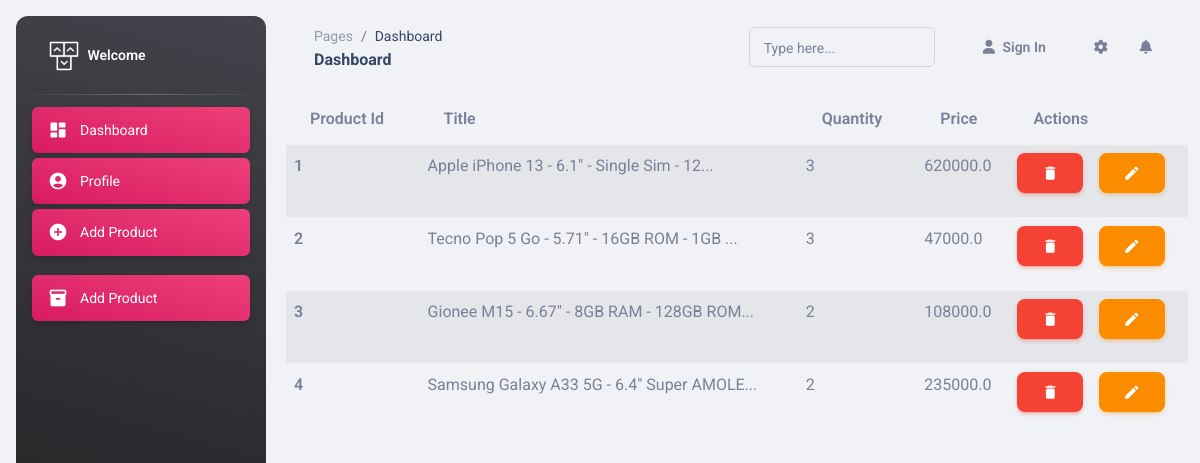
/account/products, run on the app's committed database.
### myapp/models.py (models this page shows, shortened)
class Product(models.Model):
    name = models.CharField(unique=True, max_length=100)
    image = models.ImageField(upload_to='product_img', null=False, blank=False)
    price = models.FloatField()
    category = models.CharField(choices=CATEGORY, max_length=2)
    quantity_available = models.IntegerField(null=True, blank=True, default="")
    description = RichTextField()
    user = models.ForeignKey(User, on_delete=models.CASCADE)

### myapp/views.py (the view)
# urls.py: path('account/products', views.products, name="products"),
def products(request):
    products = Product.objects.all()
    return render(request, 'admin/product.html', {"products":products})

### myapp/templates/admin/product.html (shortened to what this page needs)
{% extends 'admin/admin-layout.html' %}
{% block content %}
<div class="container-fluid">
    <div class="row">
        <div class="col- overflow-auto">
            <table class="table table-striped">
                <thead>
                    <tr>
                        <th> Product Id</th>
                        <th> Title</th>
                        <th> Quantity</th>
                        <th> Price</th>
                        <th> Actions</th>
                    </tr>
                </thead>
                <tbody>
                    {% for product in products  %}
                    <tr>
                            <th>{{product.id}}</th>
                            <td>{{product.name|slice:"40"}}...</td>
                            <td>{{product.quantity_available}}</td>
                            <td>{{product.price}}</td>
                            <td class="d-flex gap-3">
                                <form>
                                    <button class="btn btn-danger"> <span class="material-icons text-white"> delete </span></button>
                                </form>
                                <a href="" class="btn btn-warning"> <span class="material-icons text-white"> edit </span></a>
                            </td>
                    </tr>
                    {% endfor %}
                </tbody>
            </table>
        </div>
    </div>
</div>
{% endblock  %}

### data on the page
Product: id "1", name "Apple iPhone 13 - 6.1\" - Single Sim - 12", quantity_available "3", price "620000.0"
Product: id "2", name "Tecno Pop 5 Go - 5.71\" - 16GB ROM - 1GB", quantity_available "3", price "47000.0"
Product: id "3", name "Gionee M15 - 6.67\" - 8GB RAM - 128GB ROM", quantity_available "2", price "108000.0"
Product: id "4", name "Samsung Galaxy A33 5G - 6.4\" Super AMOLE", quantity_available "2", price "235000.0"
